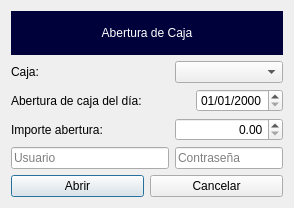
<?xml version="1.0" encoding="UTF-8"?>
<ui version="4.0">
 <class>FrmAbrirCaja</class>
 <widget class="QDialog" name="FrmAbrirCaja">
  <property name="geometry">
   <rect>
    <x>0</x>
    <y>0</y>
    <width>294</width>
    <height>208</height>
   </rect>
  </property>
  <property name="windowTitle">
   <string>Abertura de Caja </string>
  </property>
  <layout class="QGridLayout" name="gridLayout_2">
   <item row="2" column="0">
    <widget class="QPushButton" name="pushButton">
     <property name="text">
      <string>Abrir</string>
     </property>
     <property name="icon">
      <iconset resource="../maya.qrc">
       <normaloff>:/Icons/PNG/tpv.png</normaloff>:/Icons/PNG/tpv.png</iconset>
     </property>
     <property name="iconSize">
      <size>
       <width>35</width>
       <height>35</height>
      </size>
     </property>
    </widget>
   </item>
   <item row="2" column="1">
    <widget class="QPushButton" name="pushButton_2">
     <property name="text">
      <string>Cancelar</string>
     </property>
     <property name="icon">
      <iconset resource="../maya.qrc">
       <normaloff>:/Icons/PNG/Cancel.png</normaloff>:/Icons/PNG/Cancel.png</iconset>
     </property>
     <property name="iconSize">
      <size>
       <width>35</width>
       <height>35</height>
      </size>
     </property>
    </widget>
   </item>
   <item row="1" column="0" colspan="2">
    <layout class="QGridLayout" name="gridLayout">
     <item row="1" column="1" colspan="2">
      <widget class="QComboBox" name="cboCaja"/>
     </item>
     <item row="2" column="0" colspan="2">
      <widget class="QLabel" name="label">
       <property name="text">
        <string>Abertura de caja del día:</string>
       </property>
      </widget>
     </item>
     <item row="2" column="2">
      <widget class="QDateEdit" name="txtFecha">
       <property name="displayFormat">
        <string>dd/MM/yyyy</string>
       </property>
      </widget>
     </item>
     <item row="3" column="0">
      <widget class="QLabel" name="label_3">
       <property name="text">
        <string>Importe abertura:</string>
       </property>
      </widget>
     </item>
     <item row="3" column="1" colspan="2">
      <widget class="QDoubleSpinBox" name="spinImporte">
       <property name="alignment">
        <set>Qt::AlignRight|Qt::AlignTrailing|Qt::AlignVCenter</set>
       </property>
      </widget>
     </item>
     <item row="1" column="0">
      <widget class="QLabel" name="label_2">
       <property name="text">
        <string>Caja:</string>
       </property>
      </widget>
     </item>
     <item row="5" column="1" colspan="2">
      <widget class="QLineEdit" name="txtPassword">
       <property name="echoMode">
        <enum>QLineEdit::Password</enum>
       </property>
       <property name="placeholderText">
        <string>Contraseña</string>
       </property>
      </widget>
     </item>
     <item row="5" column="0">
      <widget class="QLineEdit" name="txtUser">
       <property name="placeholderText">
        <string>Usuario</string>
       </property>
      </widget>
     </item>
    </layout>
   </item>
   <item row="0" column="0" colspan="2">
    <widget class="QLabel" name="label_4">
     <property name="styleSheet">
      <string notr="true">font: 14pt &quot;Sans Serif&quot;;
color: rgb(255, 255, 255);
background-color: rgb(0, 0, 58);</string>
     </property>
     <property name="text">
      <string>Abertura de Caja</string>
     </property>
     <property name="alignment">
      <set>Qt::AlignCenter</set>
     </property>
    </widget>
   </item>
  </layout>
 </widget>
 <resources>
  <include location="../maya.qrc"/>
 </resources>
 <connections>
  <connection>
   <sender>pushButton_2</sender>
   <signal>clicked()</signal>
   <receiver>FrmAbrirCaja</receiver>
   <slot>close()</slot>
   <hints>
    <hint type="sourcelabel">
     <x>202</x>
     <y>151</y>
    </hint>
    <hint type="destinationlabel">
     <x>184</x>
     <y>173</y>
    </hint>
   </hints>
  </connection>
 </connections>
</ui>
